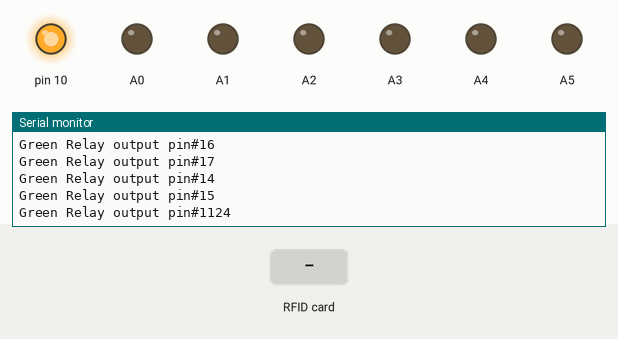
The sketch below on a simulated Arduino Nano, built with avr-gcc and run on an emulated ATmega328P. Parts: output pins drawn as LEDs (lit = HIGH), the last lines printed to the serial monitor. Inputs (shaded band) come from the test bench.

Above: at 1.9 s.
2.0 s: RFID card 5E 7A 19 C4 held to the reader
At 2.31 s:
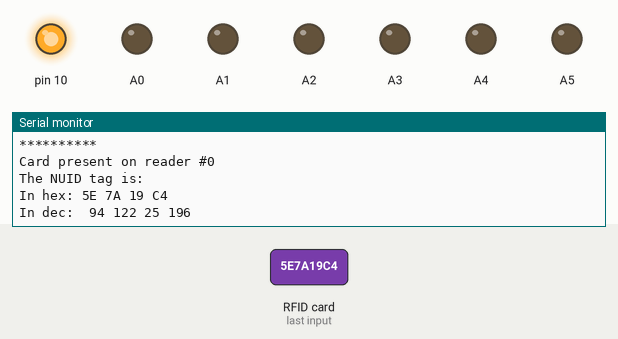
At 3.2 s:
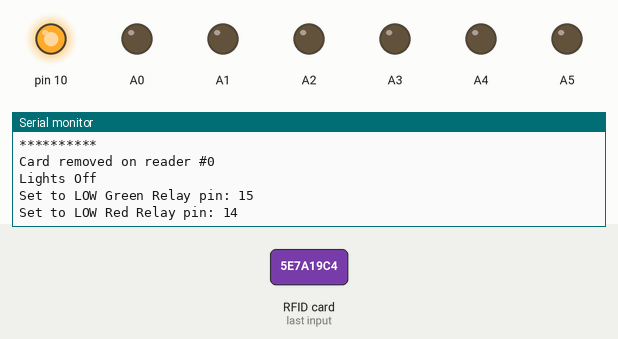
Timing chart, 0 to 5.0 s (numbered marks = the images above; inputs shaded):
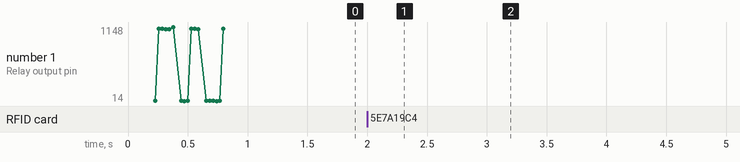

The sketch:

NANO__SPI_switch__BOARD_E_and_F.ino
```cpp
// BOARD E & F
#include <SPI.h>
#include <MFRC522.h>

#define SS_PIN1 2
#define SS_PIN2 3
#define SS_PIN3 4
#define RST_PIN 9

#define NR_OF_READERS 3
#define NR_OF_CARDS 10
#define CARD_OFF_RETRY_MAX 2
#define NR_OF_RELAYS 7

enum RFState {
  eCardOff = 0,
  eCardOn
};

enum CardType {
  e_InvalidCard = 0,
  e_GreenCard,
  e_RedCard
};

byte ssPins[] = { SS_PIN1, SS_PIN2, SS_PIN3 };
MFRC522 mfrc522[NR_OF_READERS];
bool lockedCard[NR_OF_READERS];
RFState rfReaderState[NR_OF_READERS];
int rfReaderCardOffRetries[NR_OF_READERS];

const byte GREEN_CARD1[] = { 99, 90, 150, 13 };
const byte GREEN_CARD3[] = { 227, 209, 104, 247};
const byte GREEN_CARD5[] = { 227, 102, 184, 13};
const byte GREEN_CARD6[] = { 67, 94, 68, 16};
const byte GREEN_CARD7[] = { 41, 122, 197, 74};
const byte GREEN_CARD8[] = { 179, 96, 69, 16 };
const byte RED_CARD2[] = { 115, 181, 132, 13 };
const byte RED_CARD6[] = { 211, 50, 93, 16 };
const byte RED_CARD7[] = { 195, 197, 85, 16 };
const byte RED_CARD8[] = { 211, 247, 67, 16 };


byte* greenCards[] = { GREEN_CARD1, GREEN_CARD3, GREEN_CARD5, GREEN_CARD6, GREEN_CARD7, GREEN_CARD8 };
byte* redCards[] = { RED_CARD2, RED_CARD6, RED_CARD7, RED_CARD8 };

const int RF0_RELAY_RED = A0;    // A0 = PIN_A0; #define PIN_A0   (14)
const int RF0_RELAY_GREEN = A1;  // A1 = PIN_A1; #define PIN_A1   (15)
const int RF1_RELAY_RED = A2;    // A2 = PIN_A2; #define PIN_A2   (16)
const int RF1_RELAY_GREEN = A3;  // A3 = PIN_A3; #define PIN_A3   (17)
const int RF2_RELAY_RED = A4;
const int RF2_RELAY_GREEN = A5;


#define REDRELAY 0
#define GREENRELAY 1
int Reader0Relays[] = { RF0_RELAY_RED, RF0_RELAY_GREEN };
int Reader1Relays[] = { RF1_RELAY_RED, RF1_RELAY_GREEN };
int Reader2Relays[] = { RF2_RELAY_RED, RF2_RELAY_GREEN };
int* ReadersRelays[] = { Reader0Relays, Reader1Relays, Reader2Relays };

void setup() {
  Serial.begin(9600);
  SPI.begin();  // Init SPI bus

  Serial.println(F("Clean City demo code... Copyright protected"));

  for (uint8_t reader = 0; reader < NR_OF_READERS; reader++) {
    mfrc522[reader].PCD_Init(ssPins[reader], RST_PIN);  // Init each MFRC522 card
    mfrc522[reader].uid.size = 0;                       // Clear the information stored about locked cards.
    delay(4);

    Serial.print(F("Initialized RFReader "));
    Serial.println(reader);

    lockedCard[reader] = false;
    rfReaderState[reader] = eCardOff;
    rfReaderCardOffRetries[reader] = 0;
  }

  InitOutputPins();
}

void loop() {

  for (uint8_t reader = 0; reader < NR_OF_READERS; reader++) {
    MFRC522& rfid = mfrc522[reader];
    bool& locked = lockedCard[reader];
    RFState& rfState = rfReaderState[reader];
    int& cardOffRetries = rfReaderCardOffRetries[reader];

    // Wake up all cards present within the sensor/reader range.
    bool cardPresent = PICC_IsAnyCardPresent(rfid);
    // Serial.print(F("cardPresent: reader#"));
    // Serial.print(reader);
    // Serial.print(F(": "));
    // Serial.println(cardPresent);
    delay(10);

    bool readSerial = false;
    if (cardPresent) {
      int iter = 1;
      for (iter = 1; iter <= 5; iter++) {
        readSerial = rfid.PICC_ReadCardSerial();
        if (readSerial)
          break;

        delay(100);
      }
    }

    switch (rfState) {
      case eCardOff:
        if (cardPresent && readSerial) {
          rfState = eCardOn;

          Serial.println(F("**********"));
          Serial.print(F("Card present on reader #"));
          Serial.println(reader);
          DisplayCardUID(rfid);
        }

        break;
      case eCardOn:
        if (cardPresent && !locked) {
          locked = true;
          Serial.println(F("^^^^^^^^^^"));
          Serial.print(F("Card locked on reader #"));
          Serial.println(reader);

          CardType cardType = ValidateCardPresent(rfid);
          switch (cardType) {
            case e_GreenCard:
              ActivateGreenRelay(reader);
              break;
            case e_RedCard:
              ActivateRedRelay(reader);
              break;
            case e_InvalidCard:
              ProcessInvalidCard();
              break;
          }
        } else {
          cardOffRetries++;
          if (cardOffRetries > CARD_OFF_RETRY_MAX) {
            cardOffRetries = 0;
            rfState = eCardOff;
            locked = false;
            Serial.println(F("**********"));
            Serial.print(F("Card removed on reader #"));
            Serial.println(reader);

            DeactivateRelays(reader);

            rfid.uid.size = 0;
          }
        }
        if (cardPresent)
          cardOffRetries = 0;
        break;
    }

    rfid.PICC_HaltA();
  }
}

/**
 * Helper routine to dump a byte array as hex values to Serial.
 */
void printHex(byte* buffer, byte bufferSize) {
  for (byte i = 0; i < bufferSize; i++) {
    Serial.print(((buffer[i]) >> 4) & 0x0F, HEX);
    Serial.print(buffer[i] & 0x0F, HEX);
    Serial.print(" ");
  }
}

/**
 * Helper routine to dump a byte array as dec values to Serial.
 */
void printDec(byte* buffer, byte bufferSize) {
  for (byte i = 0; i < bufferSize; i++) {
    Serial.print(' ');
    Serial.print(buffer[i], DEC);
  }
}
// This convenience function could be added to the library in the future

/**
 * Returns true if a PICC responds to PICC_CMD_WUPA.
 * All cards in state IDLE or HALT are invited.
 *
 * @return bool
 */
bool PICC_IsAnyCardPresent(MFRC522& rfid) {
  byte bufferATQA[2];
  byte bufferSize = sizeof(bufferATQA);

  // Reset baud rates
  rfid.PCD_WriteRegister(rfid.TxModeReg, 0x00);
  rfid.PCD_WriteRegister(rfid.RxModeReg, 0x00);
  // Reset ModWidthReg
  rfid.PCD_WriteRegister(rfid.ModWidthReg, 0x26);

  MFRC522::StatusCode result = rfid.PICC_WakeupA(bufferATQA, &bufferSize);
  return (result == MFRC522::STATUS_OK || result == MFRC522::STATUS_COLLISION);
}  // End PICC_IsAnyCardPresent()

void DisplayCardUID(MFRC522& rfid) {
  Serial.println(F("The NUID tag is:"));
  Serial.print(F("In hex: "));
  printHex(rfid.uid.uidByte, rfid.uid.size);
  Serial.println();
  Serial.print(F("In dec: "));
  printDec(rfid.uid.uidByte, rfid.uid.size);
  Serial.println();
}

CardType ValidateCardPresent(MFRC522 rfid) {
  CardType cardType = e_InvalidCard;

  if (CheckCards(rfid.uid.uidByte, greenCards)) {
    Serial.println("GREEN");
    cardType = e_GreenCard;
  } else if (CheckCards(rfid.uid.uidByte, redCards)) {
    Serial.println("RED");
    cardType = e_RedCard;
  }

  return cardType;
}

bool CheckCardUID(byte* buffer, byte* cardUID) {
  for (byte i = 0; i < 4; i++) {
    // Serial.print(F("buf:"));
    // Serial.print(buffer[i]);
    // Serial.print(F(" Card ID:"));
    // Serial.println(cardUID[i]);
    if (buffer[i] != cardUID[i]) {
      return false;
    }
  }
  Serial.println(F("Card Match."));
  return true;
}

bool CheckCards(byte* buffer, byte** cards) {
  for (int i = 0; i < NR_OF_CARDS; i++) {
    if (CheckCardUID(buffer, cards[i]))
      return true;
  }
  return false;
}

void ActivateGreenRelay(uint8_t reader) {
  Serial.println(F("ActivateGreen"));
  int releayPin = ReadersRelays[reader][GREENRELAY];
  digitalWrite(releayPin, HIGH);
  Serial.print(F("Set to HIGH Green Relay pin: "));
  Serial.println(releayPin);
}

void ActivateRedRelay(uint8_t reader) {
  Serial.println(F("ActivateRed"));
  int releayPin = ReadersRelays[reader][REDRELAY];
  digitalWrite(releayPin, HIGH);
  Serial.print(F("Set to HIGH Red Relay pin: "));
  Serial.println(releayPin);
}

void ProcessInvalidCard() {
  Serial.println(F("InvalidCard"));
}

void DeactivateRelays(uint8_t reader) {
  Serial.println(F("Lights Off"));

  int releayPinGreen = ReadersRelays[reader][GREENRELAY];
  digitalWrite(releayPinGreen, LOW);
  Serial.print(F("Set to LOW Green Relay pin: "));
  Serial.println(releayPinGreen);

  int releayPinRed = ReadersRelays[reader][REDRELAY];
  digitalWrite(releayPinRed, LOW);
  Serial.print(F("Set to LOW Red Relay pin: "));
  Serial.println(releayPinRed);
}

void InitOutputPins() {
  for (int i = 0; i < NR_OF_READERS; i++) {
    Serial.print(F("Reader #"));
    Serial.println(i);

    for (int j = 0; j < NR_OF_RELAYS; j++) {
      int pin = ReadersRelays[i][j];
      if (j == REDRELAY) {
        Serial.print(F("Red Relay output pin#"));
        Serial.println(pin);
      } else {
        Serial.print(F("Green Relay output pin#"));
        Serial.println(pin);
      }
      pinMode(ReadersRelays[i][j], OUTPUT);
    }
  }
}
```

Measured:
- after the input at 2.0 s, the serial monitor: prints a new line at once (image 1)
